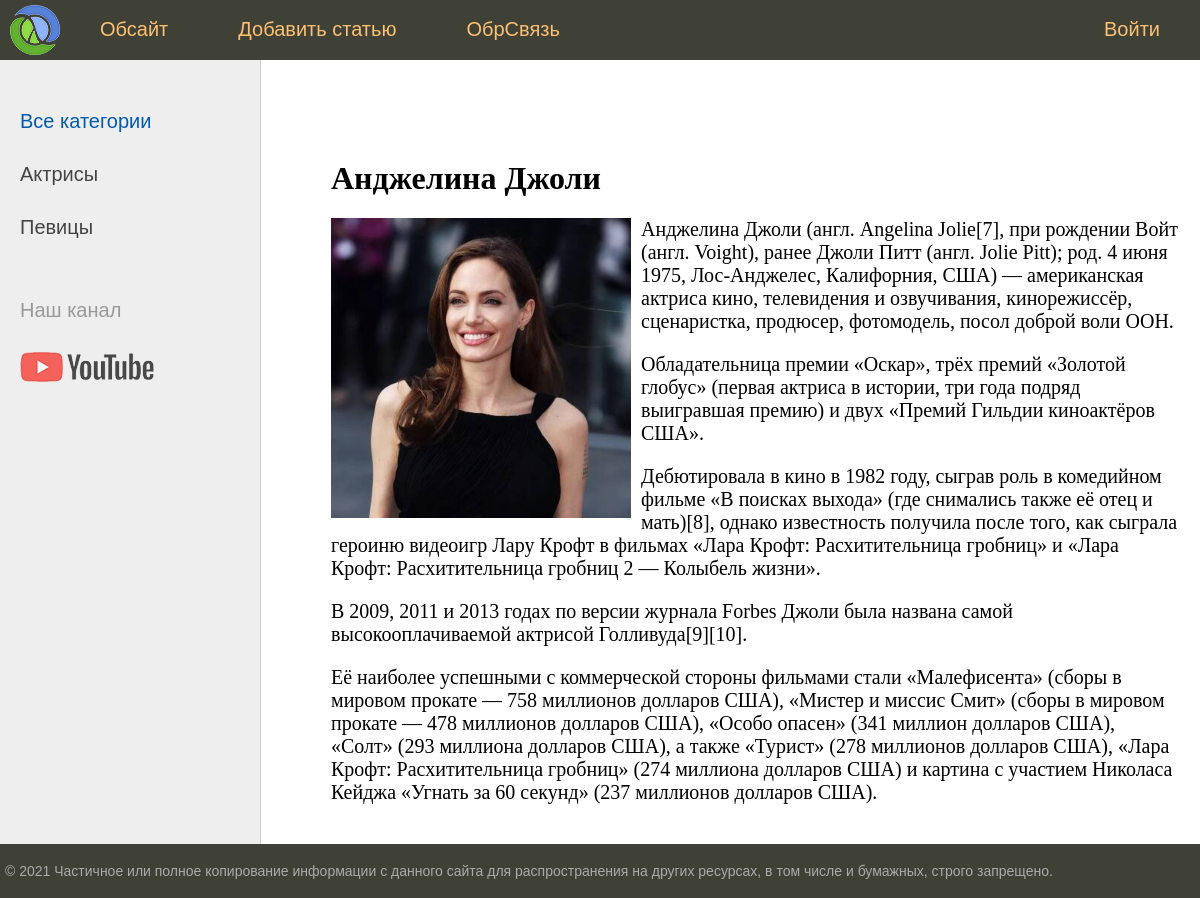
The app's page /post/andzhelina-dzholi/ with its own data.
### women/models.py (models this page shows, shortened)
class Category(models.Model):
    name = models.CharField(
        max_length=100, db_index=True, verbose_name='Категория')
    slug = models.SlugField(max_length=255, unique=True,
                            db_index=True, verbose_name="URL")
    def get_absolute_url(self):
        return reverse('category', kwargs={'cat_slug': self.slug})
    class Meta:
        verbose_name = 'Категория'
        verbose_name_plural = 'Категории'
        ordering = ['id']

class Women(models.Model):
    title = models.CharField(max_length=255, verbose_name="Заголовок")
    slug = models.SlugField(max_length=255, unique=True,
                            db_index=True, verbose_name="URL")
    content = models.TextField(blank=True, verbose_name="Текст статьи")
    photo = models.ImageField(
        upload_to="photos/%Y/%m/%d/", verbose_name="Фото")
    """
        Здесь в поле photo при его определении мы указываем атрибут
        куда будут загружаться наши фотографии а в саму БД пишется
        только путь к этим файлам так же там прописано что под каждый день будет создана своя папка
        чтобы джанго понимал куда грузить сами файлы необходимо настроить settings.py в корне проекта
        media_root и media_url
    """
    time_create = models.DateTimeField(
        auto_now_add=True, verbose_name="Время создания")
    time_update = models.DateTimeField(
        auto_now=True, verbose_name="Время изменения")
    is_published = models.BooleanField(default=True, verbose_name="Публикация")
    cat = models.ForeignKey(
        'Category', on_delete=models.PROTECT, null=True, verbose_name="Категории")
    '''^
        Назначение столбца Cat внешним ключем для таблицы Category с защитой от удаления
    '''
    def __str__(self) -> str:
        return self.title
    class Meta:
        verbose_name = 'Известные женщины'
        verbose_name_plural = 'Известные женщины'
        ordering = ['time_create', 'title']

### women/views.py (the view)
# urls.py: path("post/<slug:post_slug>/", ShowPost.as_view(), name="post"),
class ShowPost(DataMixin, DetailView):
    model = Women
    template_name = 'women/post.html'
    slug_url_kwarg = 'post_slug'
    context_object_name = 'post'
    def get_context_data(self, *, object_list=None, **kwargs):
        context = super().get_context_data(**kwargs)
        c_def = self.get_user_context(title = context["post"])
        return dict(list(context.items()) + list(c_def.items())) #context

### women/templatetags/women_tags.py (called while the page is built)
@register.inclusion_tag('women/list_categories.html')
def show_categories(sort=None, cat_selected=0):
    if not sort:
        cats = Category.objects.all()
    else:
        cats = Category.objects.order_by(sort)
    return {"cats": cats, "cat_selected": cat_selected}

@register.inclusion_tag('women/menu.html')
def main_menu():
    menu = [{"title": 'Обсайт', "url_name": "about"},
            {"title": 'Добавить статью', "url_name": "add_page"},
            {"title": 'ОбрСвязь', "url_name": "contact"},
            {"title": 'Войти', "url_name": "login"}
            ]
    return {'menu': menu}

### women/utils.py (called while the page is built)
    def get_user_context(self, **kwargs):
        context = kwargs
        cats = Category.objects.all()
        context['cats'] = cats
        if 'cat_selected' not in context:
            context['cat_selected'] = 0
        return context

### women/templates/women/post.html (shortened to what this page needs)
{% extends 'women/base.html' %}
{% block content %}
<h1>{{post.title}}</h1>
{% if post.photo %}
<p><img class="img-article-left" src="{{post.photo.url}}" /></p>
{% endif %}
{{post.content|linebreaks}}
{% endblock%}

### women/templates/women/list_categories.html
{% for c in cats %}
    {% if c.slug == cat_selected %}
    <li class="selected">{{ c.name }}</li>
    {% else %}
    <li><a href="{{ c.get_absolute_url }}">{{ c.name }}</a></li>
    {% endif %}
{% endfor %}

### women/static/women/css/styles.css (style rules this page uses)
html, body { font-family: 'Arial'; margin: 0; padding: 0; height: 100%; width: 100%; color: #444; }
a { color: #0059b2; text-decoration: none; }
img { max-width: 600px; height: auto; }
img.img-article-left { max-width: 300px; height: auto; float: left; padding: 0 10px 10px 0; }
.left-chapters ul li { margin: 30px 0 0 0; color: #999; }
.left-chapters ul li a { color: #444; text-decoration: none; }
.content-text h1 { font-size: 32px; }

### records on screen
Category: name "Актрисы"
Category: name "Певицы"
Women: title "Анджелина Джоли", photo (picture), content "Анджелина Джоли (англ. Angelina Jolie[7], при рождении Войт (англ. Voight), ранее Джоли Питт (англ. Jolie Pitt); род. 4 июня 1975, Лос-Анджелес, Калифорния, США) — американская актриса кино, телевидения и озвучивания, кинорежиссёр, сценаристка, продюсер, фотомодель, посол доброй воли ООН. Обладательница премии «Оскар», трёх премий «Золотой глобус» (первая актриса в истории, три года подряд выигравшая премию) и двух «Премий Гильдии киноактёров США». Дебютировала в кино в 1982 году, сыграв роль в комедийном фильме «В поисках выхода» (где снимались также её отец и мать)[8], однако известность получила после того, как сыграла героиню видеоигр Лару Крофт в фильмах «Лара Крофт: Расхитительница…"

### other values on screen
{{ m.title }} "Обсайт" "Добавить статью" "ОбрСвязь"
{{ m.title }} "Войти"
